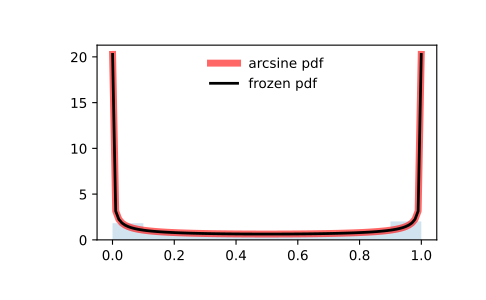

The script that drew this image:
from scipy.stats import arcsine
import matplotlib.pyplot as plt
fig, ax = plt.subplots(1, 1)

# Calculate the first four moments:

mean, var, skew, kurt = arcsine.stats(moments='mvsk')

# Display the probability density function (``pdf``):

x = np.linspace(arcsine.ppf(0.01),
                arcsine.ppf(0.99), 100)
ax.plot(x, arcsine.pdf(x),
       'r-', lw=5, alpha=0.6, label='arcsine pdf')

# Alternatively, the distribution object can be called (as a function)
# to fix the shape, location and scale parameters. This returns a "frozen"
# RV object holding the given parameters fixed.

# Freeze the distribution and display the frozen ``pdf``:

rv = arcsine()
ax.plot(x, rv.pdf(x), 'k-', lw=2, label='frozen pdf')

# Check accuracy of ``cdf`` and ``ppf``:

vals = arcsine.ppf([0.001, 0.5, 0.999])
np.allclose([0.001, 0.5, 0.999], arcsine.cdf(vals))
# True

# Generate random numbers:

r = arcsine.rvs(size=1000)

# And compare the histogram:

ax.hist(r, density=True, histtype='stepfilled', alpha=0.2)
ax.legend(loc='best', frameon=False)
plt.show()
